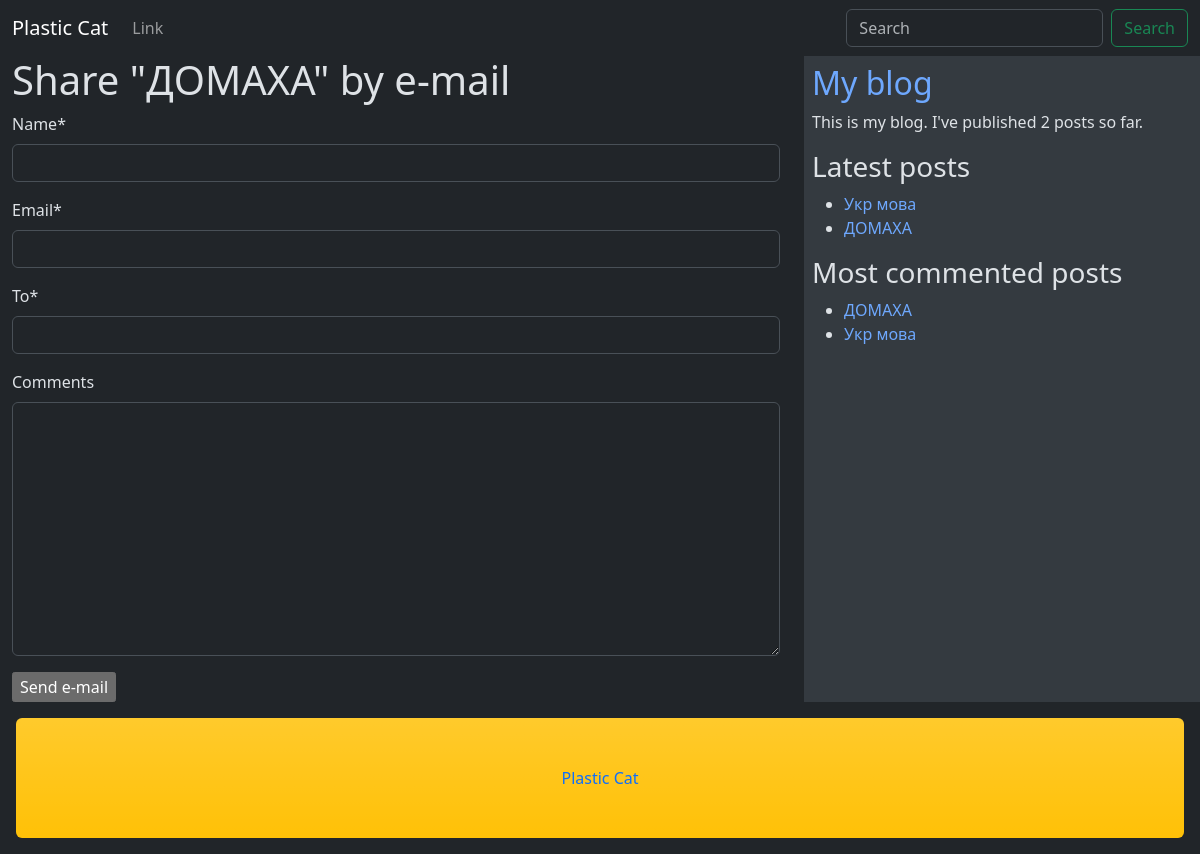
Page /blog/1/share/ on the earlier database version.
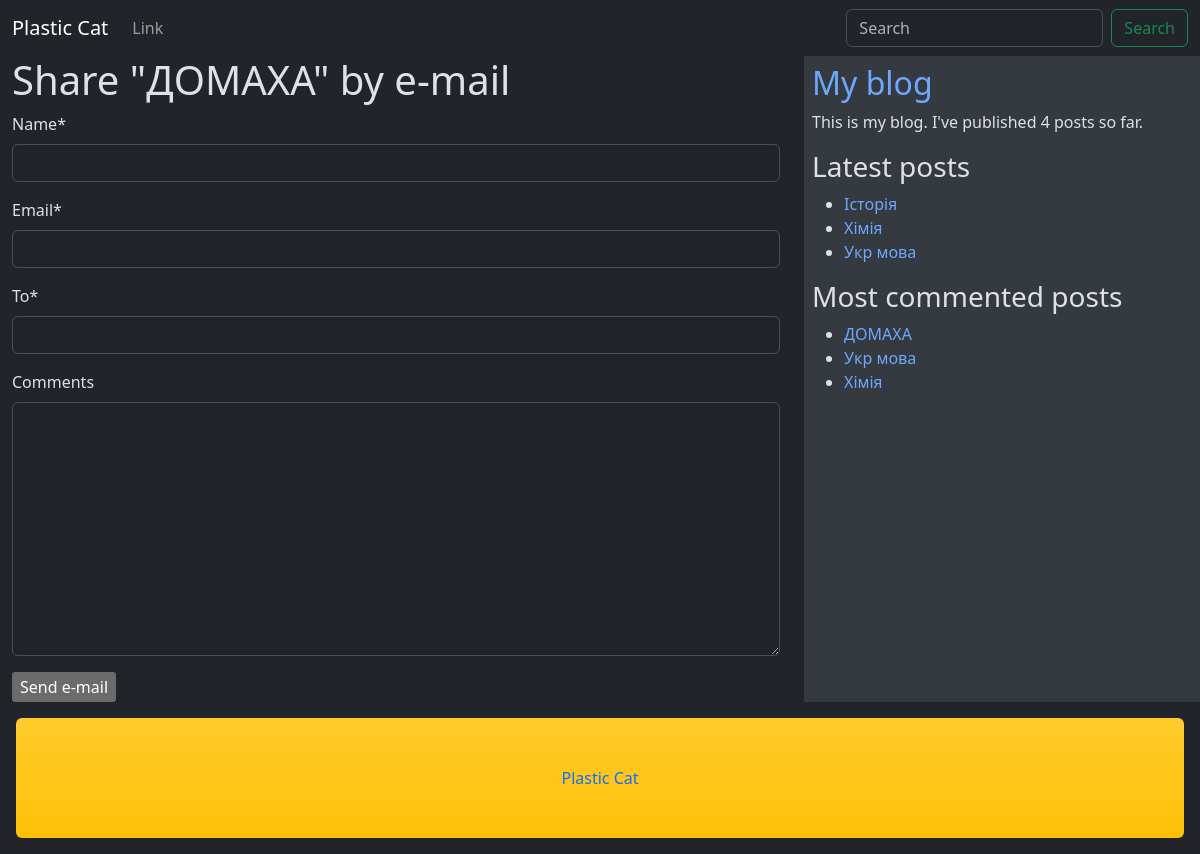
Same page on the later database version.
### blog/models.py (models this page shows, shortened)
class Post(models.Model):
    author = models.ForeignKey(User, on_delete=models.CASCADE, related_name='blog_posts')
    slug = models.SlugField(max_length=250, unique_for_date='created')
    title = models.CharField(max_length=250)
    body = models.TextField()
    created = models.DateTimeField(auto_now_add=True)
    objects = models.Manager()
    published = PublishedManager()
    tags = TaggableManager()
    def get_absolute_url(self):
        return reverse("blog:post_detail", args=[self.created.year,
                                                          self.created.month,
                                                          self.created.day,
                                                          self.slug,])

### blog/views.py (the view)
# urls.py: path('<int:post_id>/share/', views.post_share, name='post_share'),
def post_share(request, post_id):
    post = get_object_or_404(Post, id=post_id)
    sent = False
    if request.method == 'POST':
        form = EmailPostForm(request.POST)
        if form.is_valid():
            cd = form.cleaned_data
            post_url = request.build_absolute_uri(post.get_absolute_url())
            subject = f'{cd["name"]} recommends you read {post.title}'
            message = f'Read {post.title} at {post_url}\n\n' \
                      f'{cd["name"]}\'s comments: {cd["comments"]}'
            send_mail(subject, message, 'your_account@gmail.com', [cd['to']])
            sent = True
    else:
        form = EmailPostForm()
    return render(request, 'blog/share.html', {'post': post, 'form': form, 'sent': sent})

### blog/forms.py
class EmailPostForm(forms.Form):
    name = forms.CharField(max_length=25)
    email = forms.EmailField()
    to = forms.EmailField()
    comments = forms.CharField(required=False, widget=forms.Textarea)

### blog/models.py (called while the page is built)
    def get_queryset(self):
        return super().get_queryset().filter(created__year=2023)

### blog/templatetags/blog_tags.py (called while the page is built)
@register.simple_tag
def total_posts():
    return Post.published.count()

@register.inclusion_tag('blog/latest_posts.html')
def show_latest_posts(count=3):
    latest_post = Post.published.order_by('-created')[:count]
    return {'latest_posts': latest_post}

@register.simple_tag
def get_most_commented_posts(count=3):
    return Post.published.annotate(
                total_comments=Count('comments')
            ).order_by('-total_comments')[:count]

### blog/templates/blog/share.html (shortened to what this page needs)
{% extends "blog/base.html" %}
{% load crispy_forms_tags %}
{% block content %}
    <div class="container">
    {% if sent %}
    <h1>E-mail was successfully sent</h1>
    <p>
        "{{ post.title }}" was successfully sent
        to {{ form.cleaned_data.to }}.
    </p>
    <a href="{{ post.get_absolute_url }}" class="text-decoration-none">Return to post</a>
    {% else %}
    <h1>Share "{{ post.title }}" by e-mail</h1>
    <form method="post">
        {{ form|crispy }}
        <input type="submit" value="Send e-mail">
    </form>
    {% endif %}
    </div>
{% endblock content %}

### blog/templates/blog/base.html (shortened to what this page needs)
{% load static %}
{% load blog_tags %}
<!doctype html>
<html lang="en" data-bs-theme="dark">
  <head>
    <link href="https://cdn.jsdelivr.net/npm/bootstrap@5.3.2/dist/css/bootstrap.min.css"
          rel="stylesheet">
  </head>
  <body>
    {% include "blog/navbar.html" %}
    <div class="content">
        <div class="row">
            <div class="col-8" id="content">
                {% block content %}
                {% endblock content %}
            </div>
            <div class="col-md-4 p-2 bg-body-secondary" id="sidebar">
              <h2><a href="{% url 'blog:post_list' %}" class="text-decoration-none">My blog</a></h2>
              <p>This is my blog. I've published {% total_posts %} posts so far.</p>
                <h3>Latest posts</h3>
                {% show_latest_posts 3 %}
                <h3>Most commented posts</h3>
                {% get_most_commented_posts as most_commented_posts %}
                <ul>
                    {% for post in most_commented_posts %}
                    <li>
                        <a href="{{ post.get_absolute_url }}" class="text-decoration-none">{{ post.title }}</a>
                    </li>
                    {% endfor %}
                </ul>
            </div>
        </div>
        <footer class="bg-warning bg-gradient m-3 p-5 text-center text-primary rounded-2"> Plastic Cat</footer>
    </div>
  </body>
</html>

### blog/templates/blog/latest_posts.html
<ul>
    {% for post in latest_posts %}
    <li>
        <a href="{{ post.get_absolute_url }}"  class="text-decoration-none">{{ post.title }}</a>
    </li>
    {% endfor %}
</ul>

Differences in the rows shown:
no longer on one of the page's lists (row unchanged): Post: title "ДОМАХА"
added Post: title "Історія", shown under "Latest posts"
added Post: title "Хімія"
Other differences:
text no longer shown: "2"
text now shown: "4"
